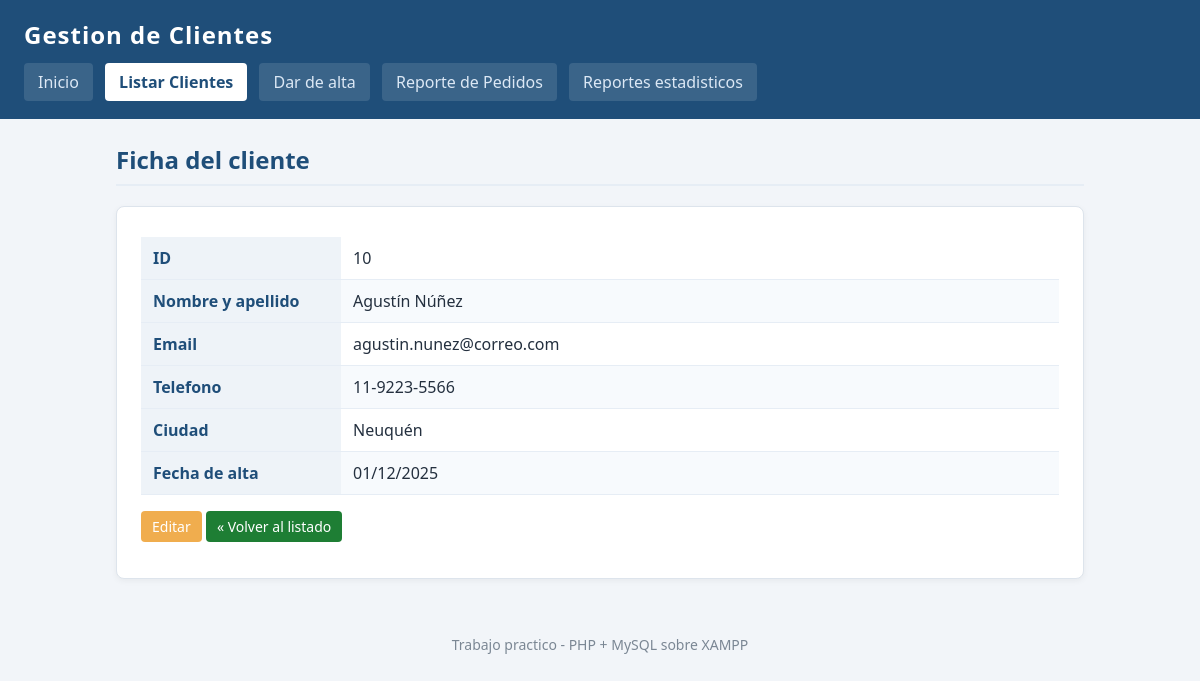
Page /gestion_clientes/cliente_ver.php?id=10 on the committed database.
### tables this page shows
CREATE TABLE `clientes` (
  `id` int(11) NOT NULL,
  `nombre` varchar(80) NOT NULL,
  `email` varchar(120) NOT NULL,
  `telefono` varchar(30) DEFAULT NULL,
  `ciudad` varchar(60) DEFAULT NULL,
  `fecha_alta` date NOT NULL
);

### gestion_clientes/clientes_datos.php (called while the page is built, shortened)
<?php
function cliente_por_id(PDO $conexion, int $id): ?array
{
    $sql = "SELECT id, nombre, email, telefono, ciudad, fecha_alta
            FROM clientes
            WHERE id = :id";
    $stmt = $conexion->prepare($sql);
    $stmt->execute([':id' => $id]);
    $cliente = $stmt->fetch(PDO::FETCH_ASSOC);
    return $cliente === false ? null : $cliente;
}

### gestion_clientes/cliente_ver.php (the view, shortened to what this page needs)
<?php
require_once 'funciones.php';
require_once 'conexion.php';
require_once 'clientes_datos.php';
$conexion = obtener_conexion();
$id      = (int) ($_GET['id'] ?? 0);
$cliente = $id > 0 ? cliente_por_id($conexion, $id) : null;
?>
<h2>Ficha del cliente</h2>
<div class="tarjeta">
    <table>
        <tbody>
            <tr>
                <th class="etiqueta-ficha">ID</th>
                <td><?= e($cliente['id']) ?></td>
            </tr>
            <tr>
                <th class="etiqueta-ficha">Nombre y apellido</th>
                <td><?= e($cliente['nombre']) ?></td>
            </tr>
            <tr>
                <th class="etiqueta-ficha">Email</th>
                <td><?= e($cliente['email']) ?></td>
            </tr>
            <tr>
                <th class="etiqueta-ficha">Telefono</th>
                <td><?= e($cliente['telefono'] ?? '-') ?></td>
            </tr>
            <tr>
                <th class="etiqueta-ficha">Ciudad</th>
                <td><?= e($cliente['ciudad'] ?? '-') ?></td>
            </tr>
            <tr>
                <th class="etiqueta-ficha">Fecha de alta</th>
                <td><?= e(date('d/m/Y', strtotime($cliente['fecha_alta']))) ?></td>
            </tr>
        </tbody>
    </table>
    <p>
        <a class="boton boton-editar"
           href="cliente_editar.php?id=<?= e($cliente['id']) ?>">Editar</a>
        <a class="boton boton-ver" href="listar.php">&laquo; Volver al listado</a>
    </p>
</div>

### gestion_clientes/estilos.css (style rules this page uses)
* { box-sizing: border-box; }
body { margin: 0; font-family: "Segoe UI", Tahoma, Arial, sans-serif; font-size: 16px; color: #24303f; background-color: #f2f5f9; }
.tarjeta { background-color: #ffffff; border: 1px solid #dde4ec; border-radius: 8px; padding: 20px 24px; margin-bottom: 20px; box-shadow: 0 2px 6px rgba(0, 0, 0, 0.05); }
h2 { margin-top: 0; color: #1f4e79; border-bottom: 2px solid #e6edf5; padding-bottom: 8px; }
table { width: 100%; border-collapse: collapse; margin-top: 10px; }
th, td { padding: 10px 12px; text-align: left; border-bottom: 1px solid #e6edf5; }
th { background-color: #1f4e79; color: #ffffff; }
tbody tr:nth-child(even) { background-color: #f7fafd; }
.boton { display: inline-block; padding: 5px 10px; border-radius: 4px; text-decoration: none; font-size: 14px; border: 1px solid transparent; }
.boton-editar { background-color: #f0ad4e; color: #ffffff; }
.boton-ver { background-color: #1e7e34; color: #ffffff; }
.etiqueta-ficha { width: 200px; background-color: #eef3f8; color: #1f4e79; }

### rows in the picture
clientes: id "10", nombre "Agustín Núñez", email "agustin.nunez@correo.com", telefono "11-9223-5566", ciudad "Neuquén", fecha_alta "01/12/2025"
